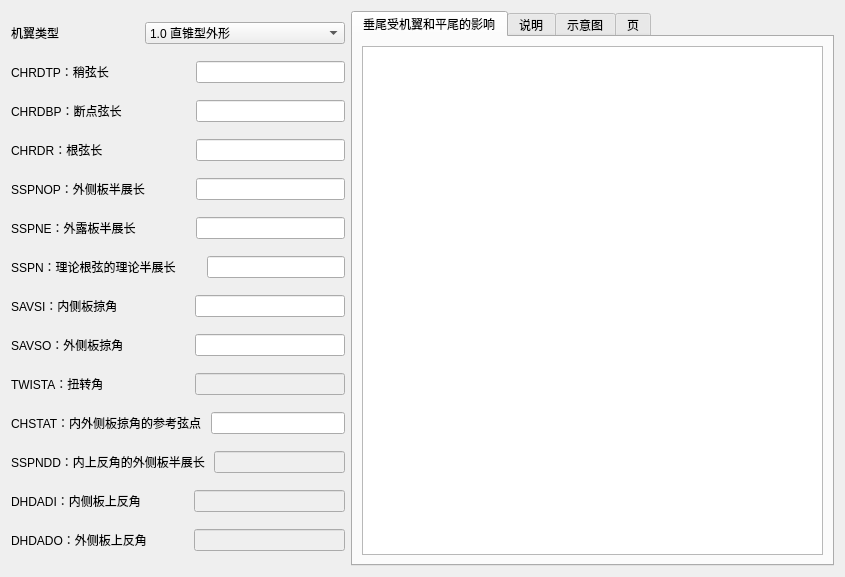
<?xml version="1.0" encoding="UTF-8"?>
<ui version="4.0">
 <class>VTPLNF</class>
 <widget class="QWidget" name="VTPLNF">
  <property name="geometry">
   <rect>
    <x>0</x>
    <y>0</y>
    <width>845</width>
    <height>577</height>
   </rect>
  </property>
  <property name="windowTitle">
   <string>垂尾参数</string>
  </property>
  <layout class="QHBoxLayout" name="horizontalLayout_15">
   <item>
    <layout class="QVBoxLayout" name="verticalLayout">
     <item>
      <layout class="QHBoxLayout" name="horizontalLayout_14">
       <item>
        <widget class="QLabel" name="label">
         <property name="text">
          <string>机翼类型</string>
         </property>
        </widget>
       </item>
       <item>
        <spacer name="horizontalSpacer_14">
         <property name="orientation">
          <enum>Qt::Horizontal</enum>
         </property>
         <property name="sizeType">
          <enum>QSizePolicy::Preferred</enum>
         </property>
         <property name="sizeHint" stdset="0">
          <size>
           <width>80</width>
           <height>20</height>
          </size>
         </property>
        </spacer>
       </item>
       <item>
        <widget class="QComboBox" name="comboBox_TYPE">
         <property name="sizePolicy">
          <sizepolicy hsizetype="Preferred" vsizetype="Fixed">
           <horstretch>0</horstretch>
           <verstretch>0</verstretch>
          </sizepolicy>
         </property>
         <item>
          <property name="text">
           <string>1.0 直锥型外形</string>
          </property>
         </item>
         <item>
          <property name="text">
           <string>2.0 双三角翼型外形（展弦比≤3）</string>
          </property>
         </item>
         <item>
          <property name="text">
           <string>3.0 边条型外形（展弦比≤3）</string>
          </property>
         </item>
        </widget>
       </item>
      </layout>
     </item>
     <item>
      <layout class="QHBoxLayout" name="horizontalLayout">
       <item>
        <widget class="QLabel" name="label_2">
         <property name="text">
          <string>CHRDTP：稍弦长</string>
         </property>
        </widget>
       </item>
       <item>
        <spacer name="horizontalSpacer">
         <property name="orientation">
          <enum>Qt::Horizontal</enum>
         </property>
         <property name="sizeType">
          <enum>QSizePolicy::Preferred</enum>
         </property>
         <property name="sizeHint" stdset="0">
          <size>
           <width>30</width>
           <height>20</height>
          </size>
         </property>
        </spacer>
       </item>
       <item>
        <widget class="QLineEdit" name="CHRDTP">
         <property name="sizePolicy">
          <sizepolicy hsizetype="Preferred" vsizetype="Fixed">
           <horstretch>0</horstretch>
           <verstretch>0</verstretch>
          </sizepolicy>
         </property>
        </widget>
       </item>
      </layout>
     </item>
     <item>
      <layout class="QHBoxLayout" name="horizontalLayout_5">
       <item>
        <widget class="QLabel" name="label_6">
         <property name="text">
          <string>CHRDBP：断点弦长</string>
         </property>
        </widget>
       </item>
       <item>
        <spacer name="horizontalSpacer_5">
         <property name="orientation">
          <enum>Qt::Horizontal</enum>
         </property>
         <property name="sizeType">
          <enum>QSizePolicy::Preferred</enum>
         </property>
         <property name="sizeHint" stdset="0">
          <size>
           <width>30</width>
           <height>20</height>
          </size>
         </property>
        </spacer>
       </item>
       <item>
        <widget class="QLineEdit" name="CHRDBP">
         <property name="sizePolicy">
          <sizepolicy hsizetype="Preferred" vsizetype="Fixed">
           <horstretch>0</horstretch>
           <verstretch>0</verstretch>
          </sizepolicy>
         </property>
        </widget>
       </item>
      </layout>
     </item>
     <item>
      <layout class="QHBoxLayout" name="horizontalLayout_6">
       <item>
        <widget class="QLabel" name="label_7">
         <property name="text">
          <string>CHRDR：根弦长</string>
         </property>
        </widget>
       </item>
       <item>
        <spacer name="horizontalSpacer_6">
         <property name="orientation">
          <enum>Qt::Horizontal</enum>
         </property>
         <property name="sizeType">
          <enum>QSizePolicy::Preferred</enum>
         </property>
         <property name="sizeHint" stdset="0">
          <size>
           <width>30</width>
           <height>20</height>
          </size>
         </property>
        </spacer>
       </item>
       <item>
        <widget class="QLineEdit" name="CHRDR">
         <property name="sizePolicy">
          <sizepolicy hsizetype="Preferred" vsizetype="Fixed">
           <horstretch>0</horstretch>
           <verstretch>0</verstretch>
          </sizepolicy>
         </property>
        </widget>
       </item>
      </layout>
     </item>
     <item>
      <layout class="QHBoxLayout" name="horizontalLayout_2">
       <item>
        <widget class="QLabel" name="label_3">
         <property name="text">
          <string>SSPNOP：外侧板半展长</string>
         </property>
        </widget>
       </item>
       <item>
        <spacer name="horizontalSpacer_2">
         <property name="orientation">
          <enum>Qt::Horizontal</enum>
         </property>
         <property name="sizeType">
          <enum>QSizePolicy::Preferred</enum>
         </property>
         <property name="sizeHint" stdset="0">
          <size>
           <width>30</width>
           <height>20</height>
          </size>
         </property>
        </spacer>
       </item>
       <item>
        <widget class="QLineEdit" name="SSPNOP">
         <property name="sizePolicy">
          <sizepolicy hsizetype="Preferred" vsizetype="Fixed">
           <horstretch>0</horstretch>
           <verstretch>0</verstretch>
          </sizepolicy>
         </property>
        </widget>
       </item>
      </layout>
     </item>
     <item>
      <layout class="QHBoxLayout" name="horizontalLayout_3">
       <item>
        <widget class="QLabel" name="label_4">
         <property name="text">
          <string>SSPNE：外露板半展长</string>
         </property>
        </widget>
       </item>
       <item>
        <spacer name="horizontalSpacer_3">
         <property name="orientation">
          <enum>Qt::Horizontal</enum>
         </property>
         <property name="sizeType">
          <enum>QSizePolicy::Preferred</enum>
         </property>
         <property name="sizeHint" stdset="0">
          <size>
           <width>30</width>
           <height>20</height>
          </size>
         </property>
        </spacer>
       </item>
       <item>
        <widget class="QLineEdit" name="SSPNE">
         <property name="sizePolicy">
          <sizepolicy hsizetype="Preferred" vsizetype="Fixed">
           <horstretch>0</horstretch>
           <verstretch>0</verstretch>
          </sizepolicy>
         </property>
        </widget>
       </item>
      </layout>
     </item>
     <item>
      <layout class="QHBoxLayout" name="horizontalLayout_4">
       <item>
        <widget class="QLabel" name="label_5">
         <property name="text">
          <string>SSPN：理论根弦的理论半展长</string>
         </property>
        </widget>
       </item>
       <item>
        <spacer name="horizontalSpacer_4">
         <property name="orientation">
          <enum>Qt::Horizontal</enum>
         </property>
         <property name="sizeType">
          <enum>QSizePolicy::Preferred</enum>
         </property>
         <property name="sizeHint" stdset="0">
          <size>
           <width>25</width>
           <height>20</height>
          </size>
         </property>
        </spacer>
       </item>
       <item>
        <widget class="QLineEdit" name="SSPN">
         <property name="sizePolicy">
          <sizepolicy hsizetype="Preferred" vsizetype="Fixed">
           <horstretch>0</horstretch>
           <verstretch>0</verstretch>
          </sizepolicy>
         </property>
        </widget>
       </item>
      </layout>
     </item>
     <item>
      <layout class="QHBoxLayout" name="horizontalLayout_7">
       <item>
        <widget class="QLabel" name="label_8">
         <property name="text">
          <string>SAVSI：内侧板掠角</string>
         </property>
        </widget>
       </item>
       <item>
        <spacer name="horizontalSpacer_7">
         <property name="orientation">
          <enum>Qt::Horizontal</enum>
         </property>
         <property name="sizeType">
          <enum>QSizePolicy::Preferred</enum>
         </property>
         <property name="sizeHint" stdset="0">
          <size>
           <width>27</width>
           <height>20</height>
          </size>
         </property>
        </spacer>
       </item>
       <item>
        <widget class="QLineEdit" name="SAVSI">
         <property name="sizePolicy">
          <sizepolicy hsizetype="Preferred" vsizetype="Fixed">
           <horstretch>0</horstretch>
           <verstretch>0</verstretch>
          </sizepolicy>
         </property>
        </widget>
       </item>
      </layout>
     </item>
     <item>
      <layout class="QHBoxLayout" name="horizontalLayout_8">
       <item>
        <widget class="QLabel" name="label_SAVSO">
         <property name="text">
          <string>SAVSO：外侧板掠角</string>
         </property>
        </widget>
       </item>
       <item>
        <spacer name="horizontalSpacer_8">
         <property name="orientation">
          <enum>Qt::Horizontal</enum>
         </property>
         <property name="sizeType">
          <enum>QSizePolicy::Preferred</enum>
         </property>
         <property name="sizeHint" stdset="0">
          <size>
           <width>27</width>
           <height>20</height>
          </size>
         </property>
        </spacer>
       </item>
       <item>
        <widget class="QLineEdit" name="SAVSO">
         <property name="sizePolicy">
          <sizepolicy hsizetype="Preferred" vsizetype="Fixed">
           <horstretch>0</horstretch>
           <verstretch>0</verstretch>
          </sizepolicy>
         </property>
        </widget>
       </item>
      </layout>
     </item>
     <item>
      <layout class="QHBoxLayout" name="horizontalLayout_10">
       <item>
        <widget class="QLabel" name="label_11">
         <property name="text">
          <string>TWISTA：扭转角</string>
         </property>
        </widget>
       </item>
       <item>
        <spacer name="horizontalSpacer_10">
         <property name="orientation">
          <enum>Qt::Horizontal</enum>
         </property>
         <property name="sizeType">
          <enum>QSizePolicy::Preferred</enum>
         </property>
         <property name="sizeHint" stdset="0">
          <size>
           <width>27</width>
           <height>20</height>
          </size>
         </property>
        </spacer>
       </item>
       <item>
        <widget class="QLineEdit" name="TWISTA">
         <property name="enabled">
          <bool>false</bool>
         </property>
         <property name="sizePolicy">
          <sizepolicy hsizetype="Preferred" vsizetype="Fixed">
           <horstretch>0</horstretch>
           <verstretch>0</verstretch>
          </sizepolicy>
         </property>
        </widget>
       </item>
      </layout>
     </item>
     <item>
      <layout class="QHBoxLayout" name="horizontalLayout_9">
       <item>
        <widget class="QLabel" name="label_10">
         <property name="text">
          <string>CHSTAT：内外侧板掠角的参考弦点</string>
         </property>
        </widget>
       </item>
       <item>
        <spacer name="horizontalSpacer_9">
         <property name="orientation">
          <enum>Qt::Horizontal</enum>
         </property>
         <property name="sizeType">
          <enum>QSizePolicy::Preferred</enum>
         </property>
         <property name="sizeHint" stdset="0">
          <size>
           <width>3</width>
           <height>20</height>
          </size>
         </property>
        </spacer>
       </item>
       <item>
        <widget class="QLineEdit" name="CHSTAT">
         <property name="sizePolicy">
          <sizepolicy hsizetype="Preferred" vsizetype="Fixed">
           <horstretch>0</horstretch>
           <verstretch>0</verstretch>
          </sizepolicy>
         </property>
        </widget>
       </item>
      </layout>
     </item>
     <item>
      <layout class="QHBoxLayout" name="horizontalLayout_11">
       <item>
        <widget class="QLabel" name="label_12">
         <property name="text">
          <string>SSPNDD：内上反角的外侧板半展长</string>
         </property>
        </widget>
       </item>
       <item>
        <spacer name="horizontalSpacer_11">
         <property name="orientation">
          <enum>Qt::Horizontal</enum>
         </property>
         <property name="sizeType">
          <enum>QSizePolicy::Preferred</enum>
         </property>
         <property name="sizeHint" stdset="0">
          <size>
           <width>3</width>
           <height>20</height>
          </size>
         </property>
        </spacer>
       </item>
       <item>
        <widget class="QLineEdit" name="SSPNDD">
         <property name="enabled">
          <bool>false</bool>
         </property>
         <property name="sizePolicy">
          <sizepolicy hsizetype="Preferred" vsizetype="Fixed">
           <horstretch>0</horstretch>
           <verstretch>0</verstretch>
          </sizepolicy>
         </property>
        </widget>
       </item>
      </layout>
     </item>
     <item>
      <layout class="QHBoxLayout" name="horizontalLayout_12">
       <item>
        <widget class="QLabel" name="label_13">
         <property name="text">
          <string>DHDADI：内侧板上反角</string>
         </property>
        </widget>
       </item>
       <item>
        <spacer name="horizontalSpacer_12">
         <property name="orientation">
          <enum>Qt::Horizontal</enum>
         </property>
         <property name="sizeType">
          <enum>QSizePolicy::Preferred</enum>
         </property>
         <property name="sizeHint" stdset="0">
          <size>
           <width>25</width>
           <height>20</height>
          </size>
         </property>
        </spacer>
       </item>
       <item>
        <widget class="QLineEdit" name="DHDADI">
         <property name="enabled">
          <bool>false</bool>
         </property>
         <property name="sizePolicy">
          <sizepolicy hsizetype="Preferred" vsizetype="Fixed">
           <horstretch>0</horstretch>
           <verstretch>0</verstretch>
          </sizepolicy>
         </property>
        </widget>
       </item>
      </layout>
     </item>
     <item>
      <layout class="QHBoxLayout" name="horizontalLayout_13">
       <item>
        <widget class="QLabel" name="label_14">
         <property name="text">
          <string>DHDADO：外侧板上反角</string>
         </property>
        </widget>
       </item>
       <item>
        <spacer name="horizontalSpacer_13">
         <property name="orientation">
          <enum>Qt::Horizontal</enum>
         </property>
         <property name="sizeType">
          <enum>QSizePolicy::Preferred</enum>
         </property>
         <property name="sizeHint" stdset="0">
          <size>
           <width>25</width>
           <height>20</height>
          </size>
         </property>
        </spacer>
       </item>
       <item>
        <widget class="QLineEdit" name="DHDADO">
         <property name="enabled">
          <bool>false</bool>
         </property>
         <property name="sizePolicy">
          <sizepolicy hsizetype="Preferred" vsizetype="Fixed">
           <horstretch>0</horstretch>
           <verstretch>0</verstretch>
          </sizepolicy>
         </property>
        </widget>
       </item>
      </layout>
     </item>
    </layout>
   </item>
   <item>
    <widget class="QTabWidget" name="tabWidget">
     <property name="currentIndex">
      <number>0</number>
     </property>
     <widget class="QWidget" name="tab_coefficient">
      <attribute name="title">
       <string>垂尾受机翼和平尾的影响</string>
      </attribute>
      <layout class="QHBoxLayout" name="horizontalLayout_19">
       <item>
        <widget class="QTableWidget" name="tableWidget_VTArea"/>
       </item>
      </layout>
     </widget>
     <widget class="QWidget" name="tab">
      <attribute name="title">
       <string>说明</string>
      </attribute>
      <layout class="QHBoxLayout" name="horizontalLayout_16">
       <item>
        <widget class="QPlainTextEdit" name="plainTextEdit">
         <property name="readOnly">
          <bool>true</bool>
         </property>
        </widget>
       </item>
      </layout>
     </widget>
     <widget class="QWidget" name="tab_2">
      <attribute name="title">
       <string>示意图</string>
      </attribute>
      <layout class="QHBoxLayout" name="horizontalLayout_17">
       <item>
        <widget class="QLabel" name="label_9">
         <property name="text">
          <string/>
         </property>
         <property name="pixmap">
          <pixmap resource="card_rc.qrc">:/card/rc_card/WGPLNF.png</pixmap>
         </property>
         <property name="scaledContents">
          <bool>true</bool>
         </property>
        </widget>
       </item>
      </layout>
     </widget>
     <widget class="QWidget" name="tab_3">
      <attribute name="title">
       <string>页</string>
      </attribute>
      <layout class="QHBoxLayout" name="horizontalLayout_18">
       <item>
        <widget class="QLabel" name="label_15">
         <property name="text">
          <string/>
         </property>
         <property name="pixmap">
          <pixmap resource="card_rc.qrc">:/card/rc_card/WGPLNF_Para.png</pixmap>
         </property>
        </widget>
       </item>
      </layout>
     </widget>
    </widget>
   </item>
  </layout>
 </widget>
 <resources>
  <include location="card_rc.qrc"/>
 </resources>
 <connections/>
 <slots>
  <slot>slot_enable()</slot>
  <slot>slot_TabRow()</slot>
 </slots>
</ui>
